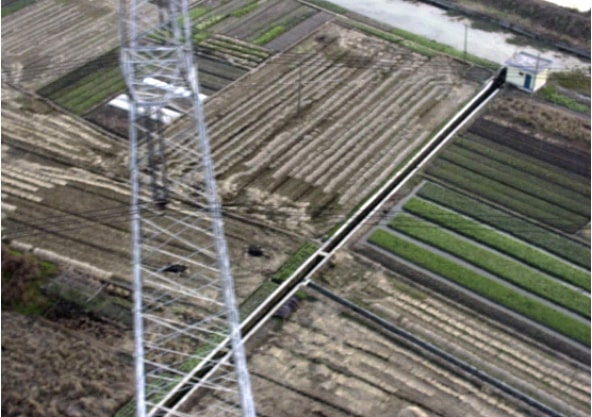
#> input picture Images/im_7.jpg, 592 x 417 px
$ python line_tracing.py
#> lines starting #> are read from the running program, lines starting #| are printed output that depends on the picture; after the words box and inside, x2 and y2 are one past the last pixel; in counts of white or black regions, pixels touching at a corner belong together
#!/usr/bin/env python3
# -*- coding: utf-8 -*-

"""
Created on Sep 21 17:09:45 2021

@author: Nacriema

Refs:

Code for line tracing algorithm
Reused the code from Image_Gradients

Line tracing has 3 main ideas:
* Calculate all gradients needed
* Choose the initial point
* Use stack, queue to track the ray of line base on gradients
* Required Direction Constrain while doing searching (Currently, I do not implemented it)
* Refined the detection line by using Curve Fitting approximation

NOTE: This is not a full version, because this is lack of Searching Direction Constrain, I'll add it later. Because I
don't understand the concept - need more research.

In the code, I write the directly form to compute grad_45_deg and grad_neg_45_deg as well as another way to compute this
I strongly suggest using the latter one, because it can approximate the gradients at any directions given by theta.

I also add the direction constrain as the author mentioned in their paper. In my opinion, this addition can help with
the large image when some init point we not care to much about them, I said that because this can modify the correct
detected points near the init points, but overall, it can help detect the line better.


NOTICE: Some important parameter need to consider while using this algorithm:
* theta: is the angle between  ------> x axis
                                ` (theta > 0)
                                 `  power line
                                   `
         theta > 0: line bellow x, theta < 0: line above x
* Due to camera position and the environment around the camera, we can set the delta(y) / delta(x) < theta (theta > 0).
Or we can set the abs(delta(y)/delta(x)) < theta to make the predict line not go to low or to high to the x axis. Or you
can consider 0 < delta(y)/delta(x) < theta.

With image im_1.jpeg allow the line to go up, then choose the delta(y) / delta(x) < theta
                                                           or abs(delta(y)/delta(x)) < theta
With image im_7.jpg the line shape not go up, then choose 0 < delta(y)/delta(x) < theta
                                                       or abs(delta(y)/delta(x)) < theta

For better visualization, I'll choose different constrain for different condition. This is up to you in setting:
With img_1: theta 0.1, abs(delta(y)/delta(x)) < theta
With img_7: theta 0.05, 0 < delta(y)/delta(x) < theta

OVERALL:
Base on camera setting, these params need to take into account:
* theta
* gradient directions: we can add more directions to track the line in different orient
* Direction constrain: change inside the direction_constrain function
* Line tracing changing too as the gradient change.

"""

import numpy as np
import scipy.ndimage as ndi
import matplotlib.pyplot as plt
from skimage import img_as_float
from skimage.io import imread
from skimage.color import rgb2gray
from math import ceil
from PIL import Image
from scipy.optimize import curve_fit
import math


def imshow_all(*images, titles=None, cmap=None, ncols=3):
    images = [img_as_float(img) for img in images]
    if titles is None:
        titles = [''] * len(images)
    vmin = min(map(np.min, images))
    vmax = max(map(np.max, images))
    height = 5
    width = height * len(images)
    fig, axes = plt.subplots(nrows=ceil(len(images) / ncols), ncols=ncols, figsize=(width, height), dpi=96)
    for ax, img, label in zip(axes.ravel(), images, titles):
        ax.imshow(img, cmap=cmap, vmin=vmin, vmax=vmax)
        ax.set_title(label)


def partial_dev_along_x_2(image):
    horizontal_kernel = np.array([
        [-1, 0, 1]
    ])
    gradient_horizontal = ndi.correlate(image.astype(float),
                                        horizontal_kernel)
    return gradient_horizontal


def partial_dev_along_y_2(image):
    vertical_kernel = np.array([
        [-1],
        [0],
        [1],
    ])
    gradient_vertical = ndi.correlate(image.astype(float),
                                      vertical_kernel)
    return gradient_vertical

# TODO: Due to the lack of precision, because we need the exactly gradient form the raw image, then I implemented 2
#  kernel to detect grad_45 and grad_neg_45, replace it with create_directional_image_derivatives


# [18 lines left out: functions partial_dev_along_45_deg, partial_dev_along_neg_45_deg, not called in this run]


def create_mag_and_ori(mag, grad_x, grad_y):
    """
    Create RGB image that visualize magnitude and orientation simultaneously
    red(x,y) = |mag|.cos(theta), green(x, y) = |mag|.sin(theta), blue(x,y) = 0
    and
    theta = tan-1(grad_x/grad_y)
    :param grad_x:
    :param grad_y:
    :return: rgb in numpy format
    """
    theta = np.abs(np.arctan(grad_x / grad_y))
    green = mag * np.sin(theta)
    red = mag * np.cos(theta)
    blue = np.zeros_like(mag)
    rgb = np.dstack((red, green, blue))
    return rgb


def create_directional_image_derivatives(theta, grad_x, grad_y):
    """
    Compute the directional derivative with given the theta direction
    In matrix form, at the (0, 0) point for example:
                                   [cos(theta)
    [grad_x(0, 0) grad_y(0, 0)]. *
                                    sin(theta)]
    NOTICE: In this formula the coordinate as follow:
    ^y
    |   /
    |  /
    | /
    |/ theta
    . - - - - - ->x
     So when apply this function in image, give my result as the inversion of grad_45 and grad_neg_45, use it cautiously
     Just add the negative sign to the grad_y when calculate to fix it
    :param theta:
    :param grad_x:
    :param grad_y:
    :return: np array with shape like grad_x
    """
    return grad_x * np.cos(theta) - grad_y * np.sin(theta)


# [5 lines left out: function save_mag_image, not called in this run]


# LINE TRACING PART
'''
Notice about the notation in this code:
. - - - - - - -> width
|
|
|
|
|
V height


image pixel at w, h is image[h, w] (image is the np.array type)
'''


def direction_constrain(init_h, init_w, curr_h, curr_w, k0=0, threshold=0.05):
    """
    Check if the current interest point is ok or not by:
    - Calculate the slope k between current_point and init_point
    - Then determine whether the direction constrain is needed according to the condition: k - k0 < threshold
    :param init_h: height of init point
    :param init_w: width of init point
    :param curr_h: height of current point
    :param curr_w: width of current point
    :param k0:
    :param threshold:
    :return: True or False
    """
    # Special case:
    if init_h == curr_h:
        return True
    else:
        # Calculate slope k
        # TODO: NEED MORE CONSIDERATION, WELL THIS IS ALSO IMPACT WHEN CHOOSING SLOPE
        k = (curr_h - init_h) / (curr_w - init_w)
        # TODO: adjust here to h/w
        # print(f'curr_h = {curr_h}, curr_w={curr_w}, init_h={init_h}, ini_w={init_w}, k={k}')
        # return abs(k - k0) < threshold
        return 0 < k - k0 < threshold


def choose_interest_point_by_slope(init_h, init_w, curr_h, curr_w, init_set, k0=0):
    """
    Choose the interest point base on the slopes constrain
    :param init_h:
    :param init_w:
    :param curr_h:
    :param curr_w:
    :param init_set:
    :param k0:
    :return:
    """
    # Refactor code
    slope_0 = (curr_h - init_h) / (curr_w + 1 - init_w) if (curr_w + 1 - init_w) != 0 else math.inf
    slope_45 = (curr_h - 1 - init_h) / (curr_w + 1 - init_w) if (curr_w + 1 - init_w) != 0 else math.inf
    slope_neg_45 = (curr_h - 1 - init_h) / (curr_w - init_w) if (curr_w - init_w) != 0 else math.inf
    # TODO: Here is also can modify base on condition
    watch_list_slopes = [abs(slope_0 - k0), abs(slope_45 - k0), abs(slope_neg_45 - k0)]
    min_index = watch_list_slopes.index(min(watch_list_slopes))
    if min_index == 0:
        init_set.append((curr_h, curr_w + 1))
    elif min_index == 1:
        init_set.append((curr_h - 1, curr_w + 1))
    else:
        init_set.append((curr_h + 1, curr_w + 1))
    return init_set


def line_tracing(init_point, grad_x, grad_45, grad_neg_45):
    init_set = [init_point]
    init_h, init_w = init_point
    result_set = []
    # Give the stop condition here
    while init_set:
        current_point = init_set.pop()
        # print(current_point)
        # Check reached image boundary here
        if check_valid(current_point, grad_x):
            result_set.append(current_point)
            curr_h, curr_w = current_point
            watch_list_grads = [grad_x[curr_h, curr_w], grad_45[curr_h, curr_w], grad_neg_45[curr_h, curr_w]]
            min_index = watch_list_grads.index(min(watch_list_grads))

            # TODO: Modified for testing, change to not using constrain
            if min_index == 0:
                if direction_constrain(init_h=init_h, init_w=init_w, curr_h=curr_h, curr_w=curr_w + 1):
                    init_set.append((curr_h, curr_w + 1))
                else:
                    print('Choose by slope')
                    init_set = choose_interest_point_by_slope(init_h=init_h, init_w=init_w, curr_h=curr_h, curr_w=curr_w
                                                              , init_set=init_set)
                    # init_set.append((curr_h, curr_w + 1))
            elif min_index == 1:
                if direction_constrain(init_h=init_h, init_w=init_w, curr_h=curr_h - 1, curr_w=curr_w + 1):
                    init_set.append((curr_h - 1, curr_w + 1))
                else:
                    print('Choose by slope')
                    init_set = choose_interest_point_by_slope(init_h=init_h, init_w=init_w, curr_h=curr_h, curr_w=curr_w
                                                              , init_set=init_set)
                    # init_set.append((curr_h - 1, curr_w + 1))
            else:
                if direction_constrain(init_h=init_h, init_w=init_w, curr_h=curr_h + 1, curr_w=curr_w + 1):
                    init_set.append((curr_h + 1, curr_w + 1))
                else:
                    print('Choose by slope')
                    init_set = choose_interest_point_by_slope(init_h=init_h, init_w=init_w, curr_h=curr_h, curr_w=curr_w
                                                              , init_set=init_set)
                    # init_set.append((curr_h + 1, curr_w + 1))
    return result_set


def generate_mask_im(source_im, result_set):
    """
    Given image and result set, reconstruct the mask image
    :param source_im:
    :param result_set:
    :return: mask image
    """
    # print('=============================s')
    result_images = np.zeros_like(source_im)
    for item in result_set:
        # print(item)
        result_images[item[0], item[1]] = 1
    return result_images


# TODO: Modified here, for checking
def check_valid(point_index, image_arr):
    return point_index[0] < image_arr.shape[0] and point_index[1] < image_arr.shape[1]


def objective(w, a, b, c):
    return a * w + b * w ** 2 + c


def use_curve_fitting(result_set):
    """
    Use built-in function of scipy for apply curve fitting step
    :param result_set:
    :return:
    """
    # print(result_set)
    w = np.array([i[1] for i in result_set])
    h = np.array([i[0] for i in result_set])
    popt, _ = curve_fit(objective, w, h)
    a, b, c = popt
    w_line = np.arange(min(w), max(w), 1)
    h_line = objective(w_line, a, b, c)
    h_line = np.around(h_line).astype(int)
    result = [(h_line[i], w_line[i]) for i in range(len(w_line))]
    # print("===================")
    # print(result)
    return result


def create_image_with_mask(image, result_set, color='red'):
    """
    Plot the detected line on the original image, default color is red
    :param image:
    :param result_set: contains x, y coordinate of
    :return: image with detected line
    """
    image_ = np.copy(image)
    for item in result_set:
        if color == 'red':
            image_[item[0], item[1]] = np.array([255, 0, 0])
        else:
            image_[item[0], item[1]] = np.array([0, 0, 255])
    return image_


if __name__ == '__main__':
    # im_1 (260, 258)
    # image_rgb = imread('./Images/Im_1.jpeg')
    # init_point = (260, 258)
    # im_7 (50, 191) and (206, 216) and (61, 192)
    image_rgb = imread('./Images/im_7.jpg')
#> image_rgb is the input picture: shape (417, 592, 3); mean R, G, B 114.8, 112.7, 104.9
    init_point = (206, 216)
    # print(image_rgb[74, 315])
    image = rgb2gray(image_rgb)
    # print(image.shape)
    x_grad = partial_dev_along_x_2(image)
    y_grad = partial_dev_along_y_2(image)
    g = np.sqrt(x_grad ** 2 + y_grad ** 2)
    mag_and_ori = create_mag_and_ori(g, x_grad, y_grad)
#> in create_mag_and_ori, `red = mag * np.cos(theta)`:
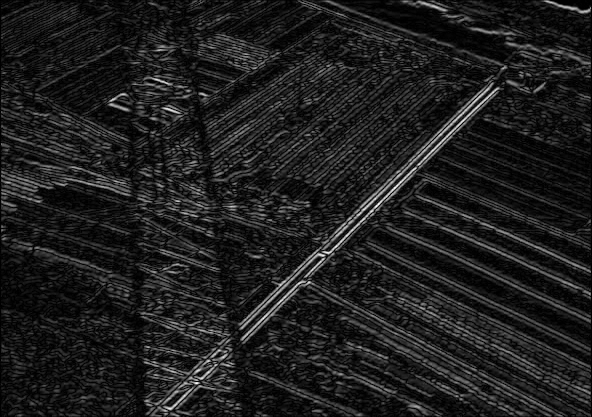
#> red: shape (417, 592) float64; 0.02% of the values are NaN or infinite; the others: min 1.64e-20, max 0.627, mean 0.076; drawn with min black, max white, NaN and infinite black
    '''
    We need 2 value more, the 45 degree and -45 degree directional derivative
    '''
    grad_45 = create_directional_image_derivatives(theta=(45 / 180) * (2 * np.pi), grad_x=x_grad, grad_y=y_grad)
#> in create_directional_image_derivatives, `return grad_x * np.cos(theta) - grad_y * np.sin(theta)`:
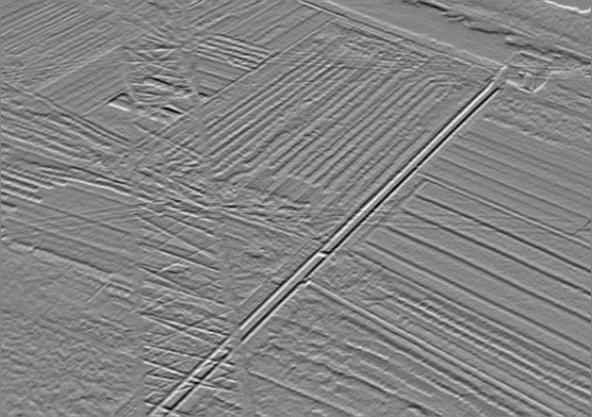
#> returned value: shape (417, 592) float64; min -0.627, max 0.586, mean 0.000498; drawn with min black and max white
    # grad_45 = partial_dev_along_45_deg(image)
    grad_neg_45 = create_directional_image_derivatives(theta=(-45 / 180) * (2 * np.pi), grad_x=x_grad, grad_y=y_grad)
    # grad_neg_45 = partial_dev_along_neg_45_deg(image)

    # This algorithm need the initial point, this is where we need to create an automatic method to detect these points.
    result_set = line_tracing(init_point=init_point, grad_x=x_grad, grad_45=grad_45, grad_neg_45=grad_neg_45)
#> the loop in line_tracing, `while init_set:` made 377 passes
#> watch_list_grads on passes 1 to 8: [-0.0398, 0.0941, -0.0941], [-0.0359, 0.0902, -0.0902], [-0.0846, 0.0787, -0.0787], [-0.0771, 0.0613, -0.0613], [-0.171, 0.0238, -0.0238], [-0.216, -0.0319, 0.0319], [-0.129, -0.141, 0.141], [-0.0185, -0.252, 0.252]
#> after the loop in line_tracing, `while init_set:`: init_set = []; result_set = 376 pairs, first value 206 to 224, second value 216 to 591
    # result_set = [(i, j) for i in range(0, 150) for j in range(0, 200)]
    result_mask = generate_mask_im(image, result_set)
#> the loop in generate_mask_im, `for item in result_set:` made 376 passes
#> item on passes 1 to 3: (206, 216), (206, 217), (206, 218)
#> after the loop in generate_mask_im, `for item in result_set:`:
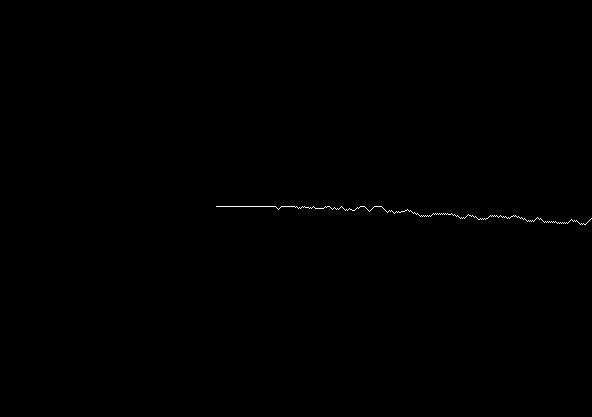
#> result_images: shape (417, 592) float64; values 0 (black) and 1 (white), 0.15% white in thin lines or dots, all inside (x1, y1, x2, y2) = (216, 206, 592, 225)

    result_set_curve_fit = use_curve_fitting(result_set)
#> in use_curve_fitting, `w = np.array([i[1] for i in result_set])`: w = 376 values from 216 to 591
#> in use_curve_fitting, `h = np.array([i[0] for i in result_set])`: h = 376 values, max 224 at index 364, min 206 at index 0, mean 212.4
#> in use_curve_fitting, `popt, _ = curve_fit(objective, w, h)`: popt = [-0.0197, 8.63e-05, 205.2]
#> in use_curve_fitting, `a, b, c = popt`: a = -0.0197; b = 8.63e-05; c = 205.2
#> in use_curve_fitting, `h_line = objective(w_line, a, b, c)`: h_line = 375 values from 205 to 223.7
#> in use_curve_fitting, `h_line = np.around(h_line).astype(int)`: h_line = 375 values from 205 to 224
#> in use_curve_fitting, `result = [(h_line[i], w_line[i]) for i in range(len(w_line))]`: result = 375 pairs, first value 205 to 224, second value 216 to 590
#> result_set_curve_fit has the same summary as result in use_curve_fitting
    result_mask_ = generate_mask_im(image, result_set_curve_fit)
#> the loop in generate_mask_im (call 2), `for item in result_set:` made 375 passes
#> item on passes 1 to 3: (205, 216), (205, 217), (205, 218)
#> after the loop in generate_mask_im (call 2), `for item in result_set:`:
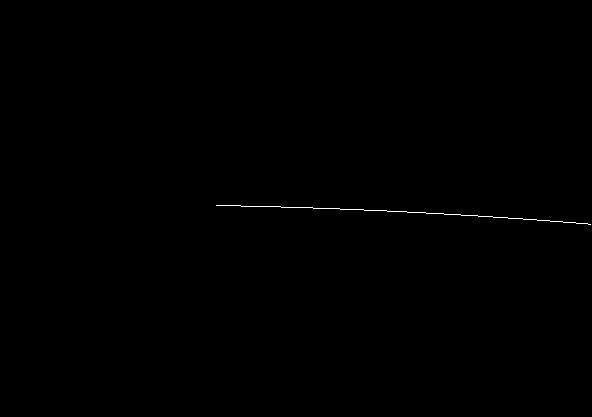
#> result_images: shape (417, 592) float64; values 0 (black) and 1 (white), 0.15% white in thin lines or dots, all inside (x1, y1, x2, y2) = (216, 205, 591, 225)

    im_with_result_set = create_image_with_mask(image_rgb, result_set, color='blue')
#> the loop in create_image_with_mask, `for item in result_set:` made 376 passes
#> after the loop in create_image_with_mask, `for item in result_set:`:
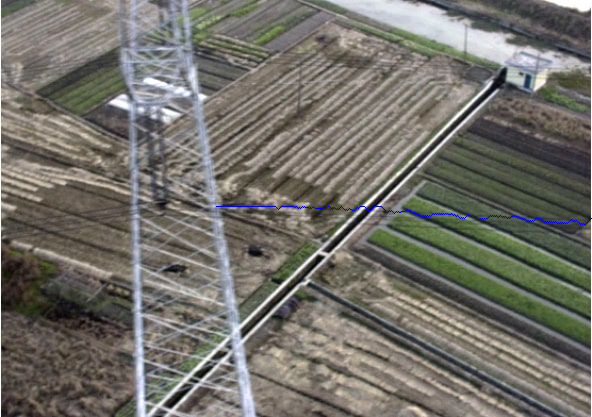
#> image_: shape (417, 592, 3); 0.15% of pixels changed, all inside (x1, y1, x2, y2) = (216, 206, 592, 225)
    im_with_result_set_curve_fit = create_image_with_mask(image_rgb, result_set_curve_fit)
#> call 2 of create_image_with_mask, with color = 'red'
#> the loop in create_image_with_mask (call 2), `for item in result_set:` made 375 passes
#> after the loop in create_image_with_mask (call 2), `for item in result_set:`:
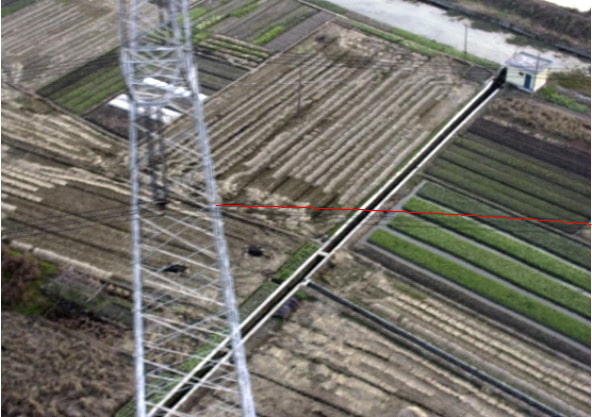
#> image_: shape (417, 592, 3); 0.15% of pixels changed, all inside (x1, y1, x2, y2) = (216, 205, 591, 225)

    titles = ['original image', 'horizontal gradient',
              'derivative at 45 deg', 'derivative at neg 45 deg', 'line detect', 'line after use curve fitting',
              'result image with line detect', 'result image with curve fitting']
    imshow_all(image, x_grad, grad_45, grad_neg_45, result_mask, result_mask_, im_with_result_set,
               im_with_result_set_curve_fit, titles=titles, cmap='gray')

    # imsave('im_7_line_detect__.jpg', im_with_result_set)
    # imsave('im_7_line_detect_use_curve_fit__.jpg', im_with_result_set_curve_fit)
    plt.show()
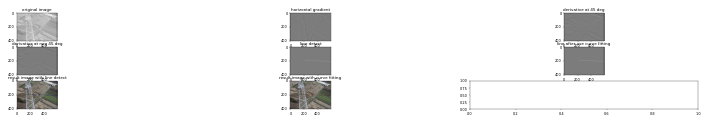
#> figure drawn by matplotlib, 8 panels

$ run again, with Images/Im_1.jpeg copied over Images/im_7.jpg
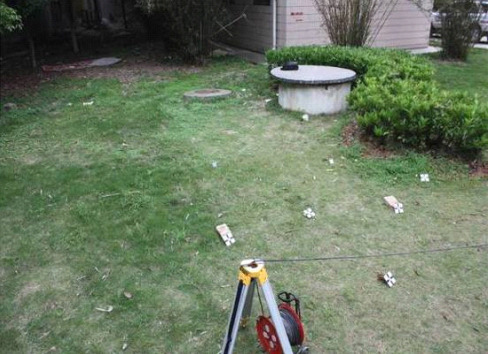
#> input picture Images/Im_1.jpeg, 488 x 354 px
#> image_rgb is the input picture: shape (354, 488, 3); mean R, G, B 107.4, 121.5, 98
#> rgb: shape (354, 488, 3) float64; 0.04% of the values are NaN or infinite; the others: min 0, max 0.723, mean 0.0316
#> the loop in line_tracing, `while init_set:` made 273 passes
#> watch_list_grads on passes 1 to 8: [-0.0028, -0.109, 0.109], [-0.0381, -0.121, 0.121], [-0.0459, -0.13, 0.13], [-0.028, -0.0902, 0.0902], [0.0112, -0.0482, 0.0482], [-0.00278, 0.0378, -0.0378], [-0.0302, 0.00668, -0.00668], [0.0145, 0.0381, -0.0381]
#> after the loop in line_tracing, `while init_set:`: init_set = []; result_set = 272 pairs, first value 206 to 217, second value 216 to 487
#> the loop in generate_mask_im, `for item in result_set:` made 272 passes
#> item on passes 1 to 3: (206, 216), (206, 217), (206, 218)
#> after the loop in generate_mask_im, `for item in result_set:`:
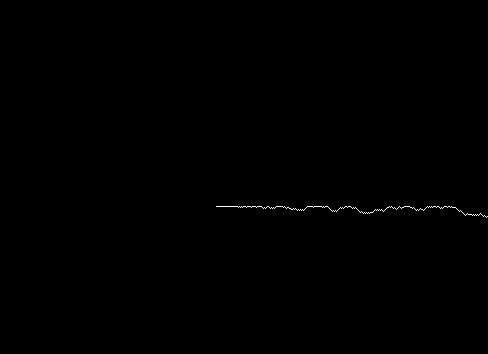
#> result_images: shape (354, 488) float64; values 0 (black) and 1 (white), 0.16% white in thin lines or dots, all inside (x1, y1, x2, y2) = (216, 206, 488, 218)
#> w = 272 values from 216 to 487
#> h = 272 values, max 217 at index 270, min 206 at index 0, mean 208.2
#> popt = [-0.0401, 8.36e-05, 211.5]
#> a = -0.0401; b = 8.36e-05; c = 211.5
#> in use_curve_fitting, `h_line = objective(w_line, a, b, c)`: h_line = 271 values, max 211.7 at index 270, min 206.7 at index 24, mean 208.2
#> in use_curve_fitting, `h_line = np.around(h_line).astype(int)`: h_line = 271 values from 207 to 212
#> result = 271 pairs, first value 207 to 212, second value 216 to 486
#> result_set_curve_fit has the same summary as result in use_curve_fitting
#> the loop in generate_mask_im (call 2), `for item in result_set:` made 271 passes
#> item on passes 1 to 3: (207, 216), (207, 217), (207, 218)
#> the loop in create_image_with_mask, `for item in result_set:` made 272 passes
#> the loop in create_image_with_mask (call 2), `for item in result_set:` made 271 passes
#> after the loop in create_image_with_mask (call 2), `for item in result_set:`:
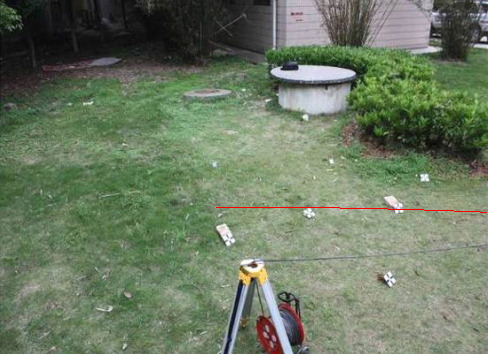
#> image_: shape (354, 488, 3); 0.16% of pixels changed, all inside (x1, y1, x2, y2) = (216, 207, 487, 213)
